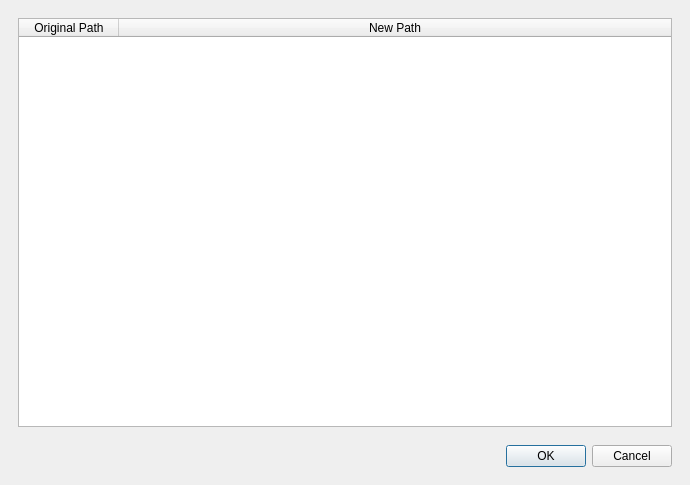
<?xml version="1.0" encoding="UTF-8"?>
<ui version="4.0">
 <class>ModifyPathSubstitutionsDialog</class>
 <widget class="QDialog" name="ModifyPathSubstitutionsDialog">
  <property name="geometry">
   <rect>
    <x>0</x>
    <y>0</y>
    <width>690</width>
    <height>485</height>
   </rect>
  </property>
  <property name="windowTitle">
   <string>Modify Path Substitution Dialog</string>
  </property>
  <layout class="QVBoxLayout" name="verticalLayout">
   <property name="spacing">
    <number>18</number>
   </property>
   <property name="leftMargin">
    <number>18</number>
   </property>
   <property name="topMargin">
    <number>18</number>
   </property>
   <property name="rightMargin">
    <number>18</number>
   </property>
   <property name="bottomMargin">
    <number>18</number>
   </property>
   <item>
    <widget class="QTableWidget" name="tableWidget">
     <property name="columnCount">
      <number>2</number>
     </property>
     <attribute name="horizontalHeaderShowSortIndicator" stdset="0">
      <bool>true</bool>
     </attribute>
     <attribute name="horizontalHeaderStretchLastSection">
      <bool>true</bool>
     </attribute>
     <column>
      <property name="text">
       <string>Original Path</string>
      </property>
     </column>
     <column>
      <property name="text">
       <string>New Path</string>
      </property>
     </column>
    </widget>
   </item>
   <item>
    <widget class="QDialogButtonBox" name="buttonBox">
     <property name="orientation">
      <enum>Qt::Horizontal</enum>
     </property>
     <property name="standardButtons">
      <set>QDialogButtonBox::Cancel|QDialogButtonBox::Ok</set>
     </property>
    </widget>
   </item>
  </layout>
 </widget>
 <resources/>
 <connections>
  <connection>
   <sender>buttonBox</sender>
   <signal>accepted()</signal>
   <receiver>ModifyPathSubstitutionsDialog</receiver>
   <slot>accept()</slot>
   <hints>
    <hint type="sourcelabel">
     <x>248</x>
     <y>254</y>
    </hint>
    <hint type="destinationlabel">
     <x>157</x>
     <y>274</y>
    </hint>
   </hints>
  </connection>
  <connection>
   <sender>buttonBox</sender>
   <signal>rejected()</signal>
   <receiver>ModifyPathSubstitutionsDialog</receiver>
   <slot>reject()</slot>
   <hints>
    <hint type="sourcelabel">
     <x>316</x>
     <y>260</y>
    </hint>
    <hint type="destinationlabel">
     <x>286</x>
     <y>274</y>
    </hint>
   </hints>
  </connection>
 </connections>
</ui>
